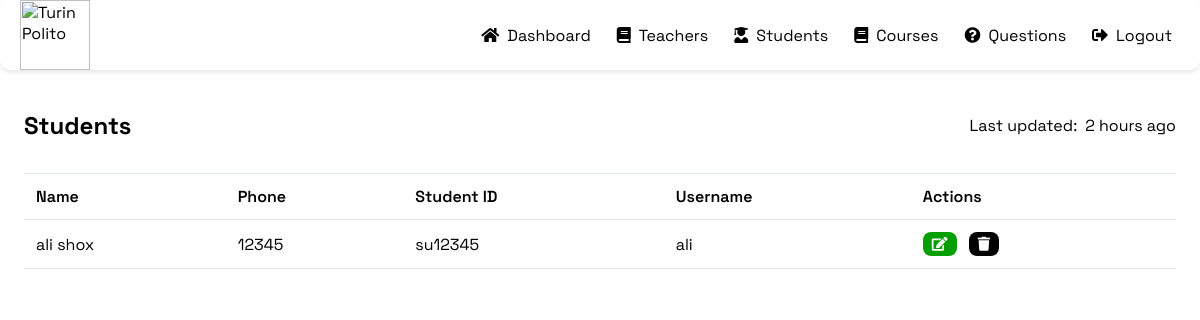
The app's page /admin-view-student (signed in), older data.
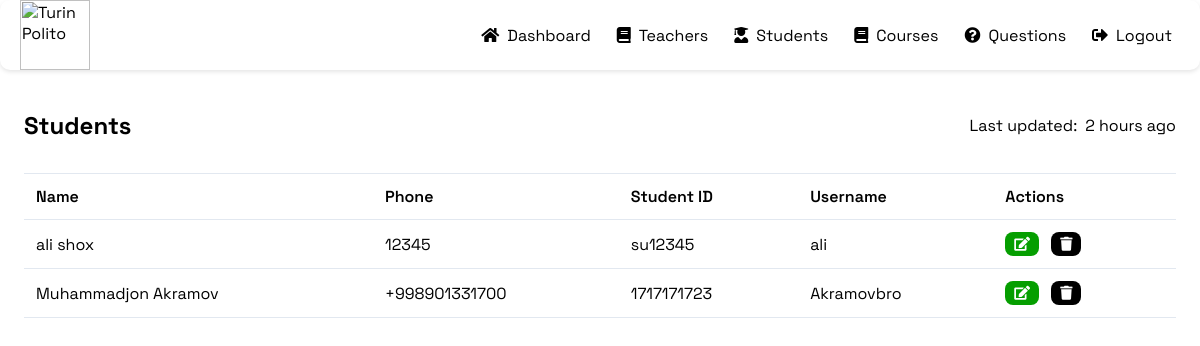
The same page, newer data.
### students/models.py (models this page shows, shortened)
class Student(models.Model):
    user = models.OneToOneField(User, on_delete=models.CASCADE)
    student_id = models.CharField(max_length=15, unique=True)
    profile_pic = models.ImageField(upload_to='profile_pics/Students', null=True, blank=True)
    mobile = models.CharField(max_length=20, null=False)
    @property
    def get_name(self):
        return self.user.first_name + ' ' + self.user.last_name
    @property
    def username(self):
        return self.user.username

### exams/views.py (the view)
# urls.py: path('admin-view-student', views.admin_view_student_view, name='admin-view-student'),
@login_required(login_url='adminlogin')
def admin_view_student_view(request):
    students = SMODEL.Student.objects.all()
    return render(request, 'exams/admin_view_student.html', {'students': students})

### templates/exams/admin_view_student.html
{% extends 'exams/adminbase.html' %}
{% load widget_tweaks %}
{% load static %}
{% block content %}
<link rel="stylesheet" type="text/css" href="{% static 'css/admin_view_student.css' %}">
<div class="content-wrapper">
    <div class="content-header">
        <h1 class="title">Students</h1>
        <div class="update-info">
            <span class="font-semibold">Last updated:</span><span>2 hours ago</span>
        </div>
    </div>
    <div class="table-container">
        <table>
            <thead>
                <tr>
                    <th>Name</th>
                    <th>Phone</th>
                    <th>Student ID</th>
                    <th>Username</th>
                    <th>Actions</th>
                </tr>
            </thead>
            <tbody>
                {% for t in students %}
                <tr>
                    <td>{{t.get_name}}</td>
                    <td>{{t.mobile}}</td>
                    <td>{{t.student_id}}</td>
                    <td>{{t.username}}</td>
                    <td class="actions">
                        <a class="btn-edit" href="{% url 'update-student' t.id  %}">
                            <small class="fas fa-edit"></small>
                        </a>
                        <a class="btn-delete" href="{% url 'delete-student' t.id  %}">
                            <small class="fas fa-trash"></small>
                        </a>
                    </td>
                </tr>
                {% empty %}
                <tr>
                    <td colspan="5">There are no student yet.</td>
                </tr>
                {% endfor %}
        </table>
    </div>
</div>
{% endblock %}

Row changes from the older to the newer data that the page shows:
added Student: get_name "Muhammadjon Akramov", mobile "+998901331700", student_id "1717171723", username "Akramovbro"
